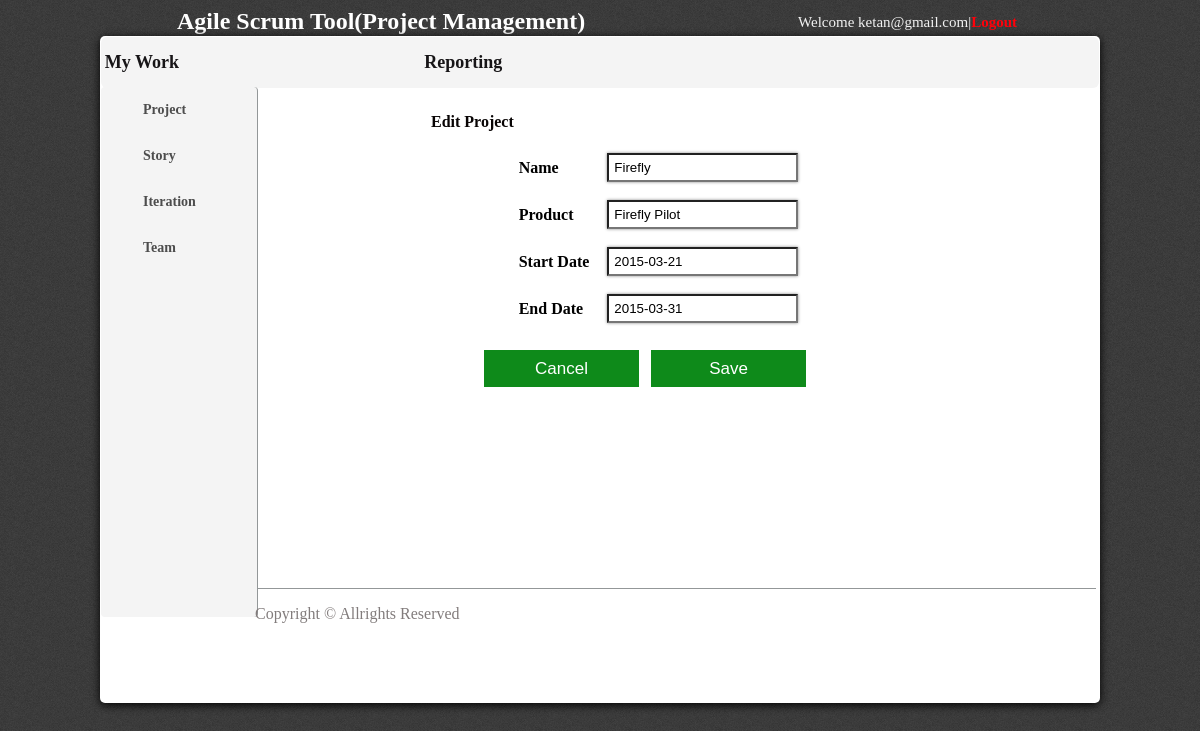
The app's page /editproject.php?edit_id=6 (signed in) with its own data.
### tables this page shows
CREATE TABLE IF NOT EXISTS `project` (
  `project_id` int(11) NOT NULL AUTO_INCREMENT,
  `user_id` int(11) DEFAULT NULL,
  `name` text,
  `product` text,
  `start` date DEFAULT NULL,
  `end` date DEFAULT NULL,
  PRIMARY KEY (`project_id`)
);

### editproject.php (the view, shortened to what this page needs)
<?php
	$id = $_REQUEST['edit_id'];
	$sql = "select * from project where project_id = $id";
	$res = mysql_query($sql)
		or die("Cannot Execute Query");
	while ($out = mysql_fetch_row($res)) {
		$id = $out[0];
		$name = $out[2];
		$product = $out[3];
		$startdate = $out[4];
		$enddate = $out[5];
	}
?>
<html>
	<head>
		<link rel="stylesheet" type="text/css" href="style/styledrop.css">
		<link rel="stylesheet" type="text/css" media="all" href="jsDatePick_ltr.min.css" />
	</head>
	<form method="post" action="editproject_check.php">
		<body>
			<div class="title">
				<font color="#ffffff" size="5px"> <b> Agile Scrum Tool(Project Management) </b> </font>
			</div>
			<div class = "right"> Welcome <?php echo $_SESSION['name']?>|<a href = "logout.php">Logout</a></div>
			<div class="bgbackground">
				<div class="wrapper border_class">
				<div class="menu">
					<ul class="type" >
						<li ><a href="#"><b>  My Work </b></a></li>
						<li><a href="#"><b>Reporting</b></a></li>
					</ul>
				</div>
			</div>
			<ul id="accordion" class="accordion">
			  <li>
			    <div class="link">Project</div>
			  </li>
			  <li>
			    <div class="link"><i class="fa fa-code"></i>Story<i class="fa fa-chevron-down"></i></div>
			  </li>
			  <li>
			    <div class="link"><i class="fa fa-mobile"></i>Iteration<i class="fa fa-chevron-down"></i></div>
			  </li>
			  <li>
			    <div class="link"><i class="fa fa-globe"></i>Team<i class="fa fa-chevron-down"></i></div>
			  </li>
			</ul>
<div class="newproject">
					<table border="0" cellspacing="6" cellpadding="6" align="center" >
							<div class="title1">
				<font color="#080404" size="3px"> <b> Edit Project </b> </font>
			</div>
						<tr>
							<th align="left" id="textid" > Name</th>
							<td><input type="textbox"
										name="txtproject"
										class="textreg"
										value="<?php echo $name; ?>" />
							</td>
						</tr>
						<tr>
							<th align="left" id="textid" >Product</th>
							<td><input type="textbox"
										name="txtproduct"
										class="textreg"
										value="<?php echo $product; ?>" />
							</td>
						</tr>
						<tr>
							<th align="left" id="textid" >Start Date</th>
							<td><input type="textbox"
										name="startdate"
										id="inputField"
										class="textreg"
										value="<?php echo $startdate; ?>" />
							</td>
						</tr>
						<tr>
							<th align="left" id="textid" >End Date</th>
							<td><input type="textbox"
										name="enddate"
										id="enddate"
										class="textreg"
										value="<?php echo $enddate; ?>" />
							</td>
							<td><input type="hidden" name="txtid" id = "textid" value=<?php echo "$id";?> > </td>
						</tr>
					</table>
				</div>
				<div class="newprojectbuttonform">
					<input type="Reset" value="Cancel" id="newprojectbutton" /> &nbsp;
					<input type="SUBMIT"  value="Save" id="newprojectbutton" />
				</div>
	<div class="footer1">
					<p>Copyright &copy; Allrights Reserved</p>
				</div>
</div>
		</body>
	</form>
</html>

### style/styledrop.css (style rules this page uses)
body { background-image: url("../img/bg-header.png"); background-repeat: repeat; }
.title { margin: 0px 0px 10px 169px; }
.title1 { margin: 0px 0px 10px 311px; color: #080404; }
.bgbackground { background-image: url("../img/article_bg.png"); background-repeat: repeat; margin: 200px 0px 0px 0px; min-height: 80%; width: 960px; background: #FFF; box-shadow: 0px 2px 10px #000000; border-radius: 5px; padding: 20px; margin: auto; position: relative; clear: both; }
.right { margin: -31px 175px 5px -36px; color: #F2F2F2; font-size: 15; text-align: right; }
.right a { text-decoration: none; color: #ff000a; font-weight: bold; }
.menu { background-color: #F4F4F4; margin: -44px -19px 24px -19px; border-radius: 6px; }
.menu ul { text-align: center; font-size: 25px; }
.menu ul li { list-style-type: none; text-indent: 21px; display:inline; }
.menu ul li a { margin: 0px 421px 0px -233px; padding:15px; display:inline-block; color: #171517; text-decoration: none; font-size: 18px; }
.accordion { list-style-type: none; padding-left: 0px; width: 100%; max-width: 156px; height: 530px; margin: -26px -3px 0px -19px; background: #F4F4F4 ; -webkit-border-radius: 4px; -moz-border-radius: 4px; border-radius: 4px; border-right-width: 1px; border-right-style: solid; border-right-color: #939798; float: left; }
.accordion .link { cursor: pointer; display: block; padding: 15px 15px 15px 42px; color: #4D4D4D; font-size: 14px; font-weight: 700; position: relative; -webkit-transition: all 0.4s ease; -o-transition: all 0.4s ease; transition: all 0.4s ease; }
.accordion li:last-child .link { border-bottom: 0; }
.footer1 { color: #827c7c; border-top-width: 1px; border-top-style: solid; border-top-color: #939798; margin: 186px -16px -4px -15px; }
.newprojectbuttonform { margin: 0px 0px 0px 349px; padding: 15px; }
#newprojectbutton { height: 37px; width: 155px; border: 0px; color: #ffffff; font-size: 17px; background-image: url("../img/button.jpg"); }
.textreg { padding: 5px; box-shadow: 0px 0px 3px #888888; }

### records on screen
project: txtproject "Firefly", txtproduct "Firefly Pilot", startdate "2015-03-21", enddate "2015-03-31"

### other values on screen
$_SESSION['name'] "ketan@gmail.com"
